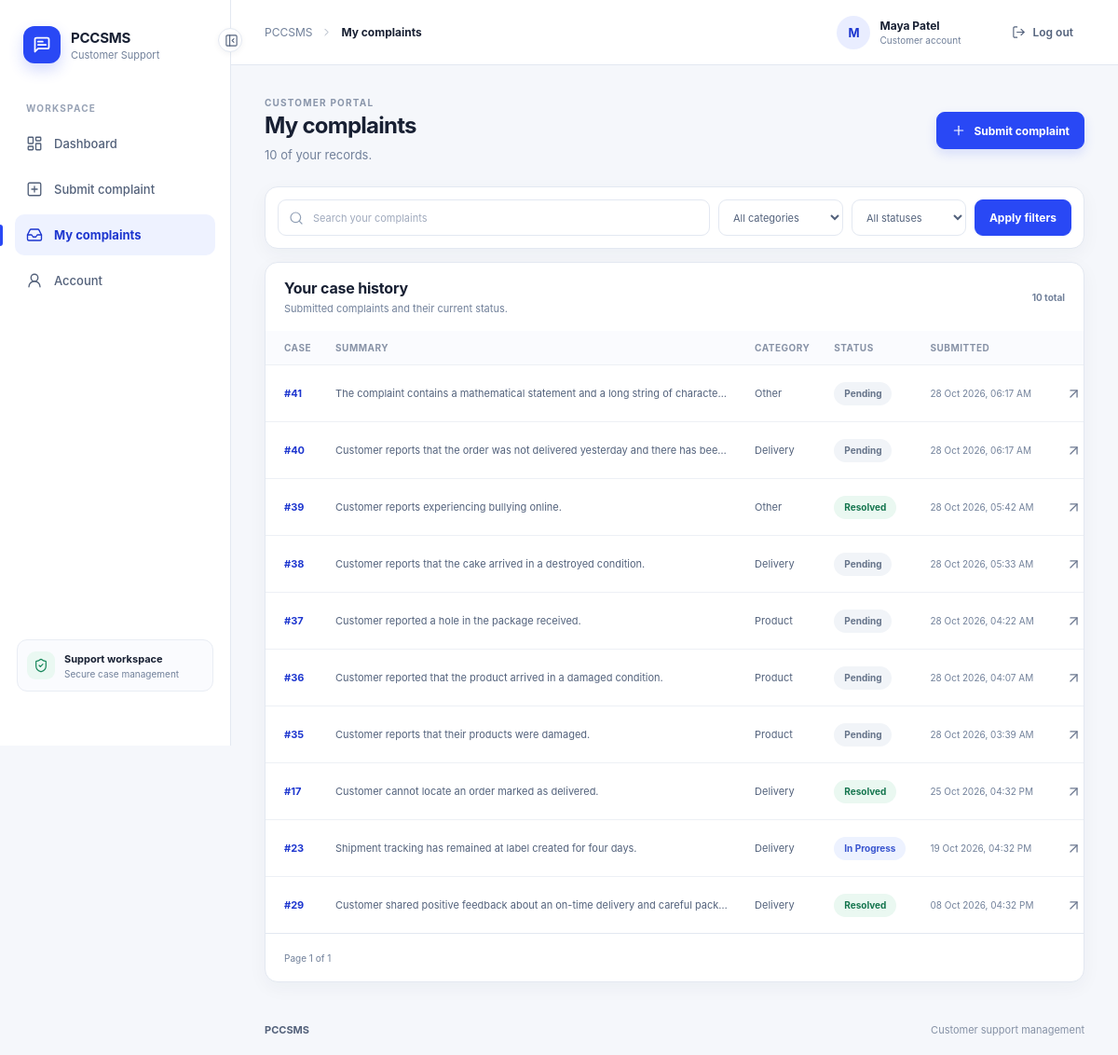
/customer/complaints (signed in), run on the app's committed database.
### tables this page shows
CREATE TABLE users (
    id INTEGER PRIMARY KEY AUTOINCREMENT,
    name TEXT NOT NULL,
    email TEXT NOT NULL COLLATE NOCASE UNIQUE,
    password_hash TEXT NOT NULL,
    role TEXT NOT NULL CHECK (role IN ('customer','admin')),
    is_active INTEGER NOT NULL DEFAULT 1 CHECK (is_active IN (0,1)),
    created_at TEXT NOT NULL DEFAULT CURRENT_TIMESTAMP,
    updated_at TEXT NOT NULL DEFAULT CURRENT_TIMESTAMP
);

CREATE TABLE complaints (
    id INTEGER PRIMARY KEY AUTOINCREMENT,
    customer_name TEXT NOT NULL,
    email TEXT NOT NULL,
    order_id TEXT,
    phone TEXT,
    complaint_text TEXT NOT NULL,
    category TEXT CHECK (category IS NULL OR category IN ('Delivery','Refund','Product','Payment','Account','Other')),
    sentiment TEXT CHECK (sentiment IS NULL OR sentiment IN ('Positive','Neutral','Negative','Very Negative')),
    priority TEXT CHECK (priority IS NULL OR priority IN ('Low','Medium','High','Critical')),
    summary TEXT,
    recommended_action TEXT,
    generated_response TEXT,
    status TEXT NOT NULL DEFAULT 'Pending' CHECK (status IN ('Pending','In Progress','Resolved','Closed')),
    ai_status TEXT NOT NULL DEFAULT 'Pending' CHECK (ai_status IN ('Pending','Completed','Failed')),
    ai_model TEXT,
    ai_analyzed_at TEXT,
    created_at TEXT NOT NULL DEFAULT CURRENT_TIMESTAMP,
    updated_at TEXT NOT NULL DEFAULT CURRENT_TIMESTAMP
, user_id INTEGER REFERENCES users(id) ON DELETE SET NULL);

### app.py (the view)
    @app.get("/customer/complaints")
    @customer_required
    def customer_complaints():
        filters = {key: request.args.get(key, "").strip() for key in ("q", "category", "status")}
        page, per_page = max(1, request.args.get("page", 1, type=int)), 10
        args = {"search": filters["q"], "category": filters["category"], "status": filters["status"], "user_id": current_user.id}
        total = database.count_complaints(**args)
        rows = database.get_complaints(**args, limit=per_page, offset=(page - 1) * per_page)
        return render_template("customer/complaints.html", complaints=rows, filters=filters, page=page,
                               pages=max(1, math.ceil(total / per_page)), total=total)

### auth.py (called while the page is built)
@login_manager.user_loader
def load_user(user_id):
    from database import get_user
    try:
        user = User.from_record(get_user(int(user_id)))
        return user if user and user.is_active else None
    except (TypeError, ValueError):
        return None

def customer_required(view):
    @wraps(view)
    def wrapped(*args, **kwargs):
        if not current_user.is_authenticated:
            return login_manager.unauthorized()
        if current_user.role != "customer":
            abort(403)
        return view(*args, **kwargs)
    return wrapped

    @property
    def is_active(self):
        return self._active

    @classmethod
    def from_record(cls, record):
        return cls(record) if record else None

### database.py (called while the page is built)
def get_db():
    if "db" not in g:
        path = Path(current_app.config["DATABASE_PATH"])
        path.parent.mkdir(parents=True, exist_ok=True)
        connection = sqlite3.connect(path, timeout=10)
        connection.row_factory = sqlite3.Row
        connection.execute("PRAGMA foreign_keys = ON")
        g.db = connection
    return g.db

def get_user(user_id):
    return get_db().execute("SELECT * FROM users WHERE id=?", (user_id,)).fetchone()

def count_complaints(search="", category="", priority="", status="", sentiment="", user_id=None):
    return len(get_complaints(search, category, priority, status, sentiment, user_id=user_id))

### templates/customer/complaints.html (shortened to what this page needs)
{% extends 'shared/base.html' %}
{% block title %}My complaints{% endblock %}
{% block content %}
<section class="page-heading">
  <div><span class="eyebrow">CUSTOMER PORTAL</span><h1>My complaints</h1><p>{{ total }} of your records.</p></div>
  <a class="button button-primary" href="{{ url_for('customer_submit_page') }}"><i data-lucide="plus"></i> Submit complaint</a>
</section>
<form class="panel filters" method="get" action="{{ url_for('customer_complaints') }}">
  <label class="search-field"><i data-lucide="search"></i><input name="q" value="{{ filters.q }}" placeholder="Search your complaints"><button class="sr-only" type="submit">Search</button></label>
  <select name="category" aria-label="Filter by category"><option value="">All categories</option></select>
  <select name="status" aria-label="Filter by status"><option value="">All statuses</option></select>
  <button class="button button-dark" type="submit">Apply filters</button>{% if filters.q or filters.category or filters.status %}<a class="clear-link" href="{{ url_for('customer_complaints') }}">Clear</a>{% endif %}
</form>
<section class="panel history-panel">
  <div class="section-heading table-heading"><div><h2>Your case history</h2><p>Submitted complaints and their current status.</p></div><span class="table-count">{{ total }} total</span></div>
  {% if complaints %}<div class="table-wrap"><table><thead><tr><th>Case</th><th>Summary</th><th>Category</th><th>Status</th><th>Submitted</th><th><span class="sr-only">View</span></th></tr></thead><tbody>
  {% for row in complaints %}<tr><td><a class="id-link" href="{{ url_for('customer_complaint_detail', complaint_id=row.id) }}">#{{ row.id }}</a></td><td class="customer-summary">{{ row.summary or row.complaint_text|truncate(90) }}</td><td>{{ row.category or 'Pending' }}</td><td><span class="badge status-{{ row.status|lower|replace(' ','-') }}">{{ row.status }}</span></td><td class="date-cell">{{ row.created_at|datetime }}</td><td><a class="icon-button" href="{{ url_for('customer_complaint_detail', complaint_id=row.id) }}" aria-label="View your complaint"><i data-lucide="arrow-up-right"></i></a></td></tr>{% endfor %}
  </tbody></table></div>
  <div class="pagination"><span>Page {{ page }} of {{ pages }}</span></div>
  {% else %}<div class="empty-state"><i data-lucide="inbox"></i><h3>No matching complaints</h3><p>Try changing your filters or submit a new complaint.</p><a class="button button-quiet" href="{{ url_for('customer_complaints') }}">Clear filters</a></div>{% endif %}
</section>
{% endblock %}

### templates/shared/base.html (shortened to what this page needs)
<!doctype html>
<html lang="en">
<head>
  <link rel="stylesheet" href="{{ url_for('static', filename='css/style.css', v='20261028') }}">
</head>
<body>
<div class="app-layout" id="app-layout">
  <aside class="sidebar" id="sidebar">
    <a class="brand" href="{{ url_for('dashboard') }}" aria-label="PCCSMS home">
      <span class="brand-mark"><i data-lucide="message-square-text"></i></span>
      <span class="brand-copy"><strong>PCCSMS</strong><small>{% if current_user.is_authenticated and current_user.role == 'customer' %}Customer Support{% else %}AI Support{% endif %}</small></span>
    </a>
    <div class="nav-caption">WORKSPACE</div>
    <nav class="side-nav" aria-label="Main navigation">
      {% if current_user.role == 'admin' %}
      <a class="nav-link {% if request.endpoint == 'dashboard' %}active{% endif %}" href="{{ url_for('dashboard') }}" title="Dashboard"><i data-lucide="layout-dashboard"></i><span>Dashboard</span></a>
      <a class="nav-link {% if request.endpoint == 'submit_page' %}active{% endif %}" href="{{ url_for('submit_page') }}" title="New complaint"><i data-lucide="plus-square"></i><span>New complaint</span></a>
      <a class="nav-link {% if request.endpoint in ['complaints','complaint_detail'] %}active{% endif %}" href="{{ url_for('complaints') }}" title="Complaints"><i data-lucide="inbox"></i><span>All complaints</span></a>
      {% else %}
      <a class="nav-link {% if request.endpoint == 'customer_dashboard' %}active{% endif %}" href="{{ url_for('customer_dashboard') }}" title="Dashboard"><i data-lucide="layout-dashboard"></i><span>Dashboard</span></a>
      <a class="nav-link {% if request.endpoint == 'customer_submit_page' %}active{% endif %}" href="{{ url_for('customer_submit_page') }}" title="Submit complaint"><i data-lucide="plus-square"></i><span>Submit complaint</span></a>
      <a class="nav-link {% if request.endpoint in ['customer_complaints','customer_complaint_detail'] %}active{% endif %}" href="{{ url_for('customer_complaints') }}" title="My complaints"><i data-lucide="inbox"></i><span>My complaints</span></a>
      <a class="nav-link {% if request.endpoint == 'customer_account' %}active{% endif %}" href="{{ url_for('customer_account') }}" title="Account"><i data-lucide="user-round"></i><span>Account</span></a>
      {% endif %}
    </nav>
    <div class="sidebar-spacer"></div>
    <div class="sidebar-foot"><span class="sidebar-foot-icon"><i data-lucide="shield-check"></i></span><span><strong>Support workspace</strong><small>Secure case management</small></span></div>
    <button class="collapse-button" id="sidebar-toggle" type="button" aria-label="Collapse navigation" aria-expanded="true" title="Collapse navigation"><i data-lucide="panel-left-close"></i></button>
  </aside>
  <div class="workspace">
    <header class="topbar">
      <div class="topbar-start">
        <div class="breadcrumbs"><span>PCCSMS</span><i data-lucide="chevron-right"></i><strong>{% block breadcrumb %}{{ self.title() }}{% endblock %}</strong></div>
      </div>
      {% if current_user.is_authenticated %}
      <div class="topbar-user">
        <span class="user-avatar" aria-hidden="true">{{ current_user.name[:1]|upper }}</span>
        <span class="user-meta"><strong>{{ current_user.name }}</strong><small>{{ 'Administrator' if current_user.role == 'admin' else 'Customer account' }}</small></span>
        <form method="post" action="{{ url_for('logout') }}"><input type="hidden" name="csrf_token" value="{{ csrf_token() }}"><button class="logout-button" type="submit"><i data-lucide="log-out"></i><span>Log out</span></button></form>
      </div>
      {% else %}<a class="button button-quiet" href="{{ url_for('login') }}">Sign in</a>{% endif %}
    </header>
    <main class="page-shell">{% block content %}{% endblock %}</main>
    <footer class="footer"><span>PCCSMS</span><span>Customer support management</span></footer>
  </div>
</div>
</body>
</html>

### data on the page
users: name "M", name "Maya Patel", role "Customer account"
complaints: id "41", summary "The complaint contains a mathematical statement and a long string of characte…", category "Other", status "Pending", created_at "28 Oct 2026, 06:17 AM"
complaints: id "40", summary "Customer reports that the order was not delivered yesterday and there has bee…", category "Delivery", status "Pending", created_at "28 Oct 2026, 06:17 AM"
complaints: id "39", summary "Customer reports experiencing bullying online.", category "Other", status "Resolved", created_at "28 Oct 2026, 05:42 AM"
complaints: id "38", summary "Customer reports that the cake arrived in a destroyed condition.", category "Delivery", status "Pending", created_at "28 Oct 2026, 05:33 AM"
complaints: id "37", summary "Customer reported a hole in the package received.", category "Product", status "Pending", created_at "28 Oct 2026, 04:22 AM"
complaints: id "36", summary "Customer reported that the product arrived in a damaged condition.", category "Product", status "Pending", created_at "28 Oct 2026, 04:07 AM"
complaints: id "35", summary "Customer reports that their products were damaged.", category "Product", status "Pending", created_at "28 Oct 2026, 03:39 AM"
complaints: id "17", summary "Customer cannot locate an order marked as delivered.", category "Delivery", status "Resolved", created_at "25 Oct 2026, 04:32 PM"
complaints: id "23", summary "Shipment tracking has remained at label created for four days.", category "Delivery", status "In Progress", created_at "19 Oct 2026, 04:32 PM"
complaints: id "29", summary "Customer shared positive feedback about an on-time delivery and careful pack…", category "Delivery", status "Resolved", created_at "08 Oct 2026, 04:32 PM"

### other printed values
{{ total }} "10"
{{ page }} "1"
{{ pages }} "1"
